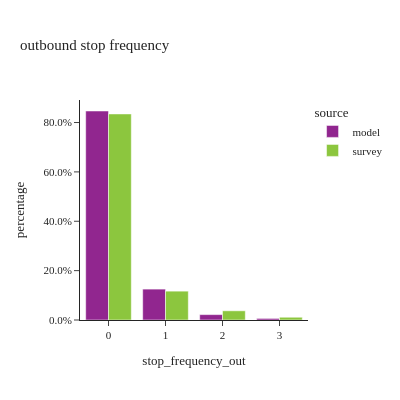
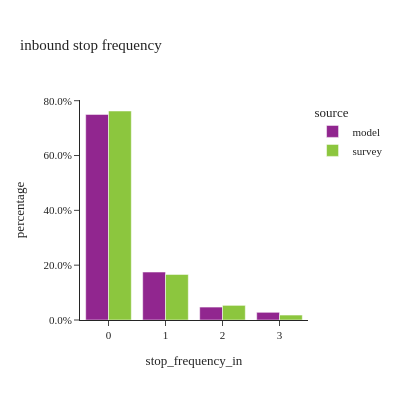

Notebook code cell kept with these figures, in order:
### Code cell
#| layout-ncol: 2



util.plot_share_barchart(tour_data, 'tour_weight', 'stop_frequency_out', title="outbound stop frequency", width=400)

util.plot_share_barchart(tour_data, 'tour_weight', 'stop_frequency_in', title="inbound stop frequency", width=400)

### Figure 1 — Plotly figure (JSON) as saved in the notebook; plotly's stock layout.template omitted (floating-point values rounded to 4 significant figures)
{"data": [{"alignmentgroup": "True", "customdata": [[4630470], [684382], [119221], [34718]], "hovertemplate": "source=model<br>stop_frequency_out=%{x}<br>percentage=%{y}<br>sample_size=%{customdata[0]}<extra></extra>", "legendgroup": "model", "marker": {"color": "#91268F", "pattern": {"shape": ""}}, "name": "model", "offsetgroup": "model", "orientation": "v", "showlegend": true, "textposition": "auto", "type": "bar", "x": ["0", "1", "2", "3"], "xaxis": "x", "y": [0.8467, 0.1251, 0.0218, 0.006348], "yaxis": "y"}, {"alignmentgroup": "True", "customdata": [[5179], [725], [231], [69]], "hovertemplate": "source=survey<br>stop_frequency_out=%{x}<br>percentage=%{y}<br>sample_size=%{customdata[0]}<extra></extra>", "legendgroup": "survey", "marker": {"color": "#8CC63E", "pattern": {"shape": ""}}, "name": "survey", "offsetgroup": "survey", "orientation": "v", "showlegend": true, "textposition": "auto", "type": "bar", "x": ["0", "1", "2", "3"], "xaxis": "x", "y": [0.8348, 0.1169, 0.03723, 0.01112], "yaxis": "y"}], "layout": {"barmode": "group", "height": 400, "legend": {"title": {"text": "source"}, "tracegroupgap": 0}, "title": {"text": "outbound stop frequency"}, "width": 400, "xaxis": {"anchor": "y", "domain": [0.0, 1.0], "title": {"text": "stop_frequency_out"}}, "yaxis": {"anchor": "x", "domain": [0.0, 1.0], "tickformat": ".1%", "title": {"text": "percentage"}}}}

### Figure 2 — Plotly figure (JSON) as saved in the notebook; plotly's stock layout.template omitted (floating-point values rounded to 4 significant figures)
{"data": [{"alignmentgroup": "True", "customdata": [[4101002], [956482], [257997], [153310]], "hovertemplate": "source=model<br>stop_frequency_in=%{x}<br>percentage=%{y}<br>sample_size=%{customdata[0]}<extra></extra>", "legendgroup": "model", "marker": {"color": "#91268F", "pattern": {"shape": ""}}, "name": "model", "offsetgroup": "model", "orientation": "v", "showlegend": true, "textposition": "auto", "type": "bar", "x": ["0", "1", "2", "3"], "xaxis": "x", "y": [0.7499, 0.1749, 0.04718, 0.02803], "yaxis": "y"}, {"alignmentgroup": "True", "customdata": [[4730], [1031], [331], [112]], "hovertemplate": "source=survey<br>stop_frequency_in=%{x}<br>percentage=%{y}<br>sample_size=%{customdata[0]}<extra></extra>", "legendgroup": "survey", "marker": {"color": "#8CC63E", "pattern": {"shape": ""}}, "name": "survey", "offsetgroup": "survey", "orientation": "v", "showlegend": true, "textposition": "auto", "type": "bar", "x": ["0", "1", "2", "3"], "xaxis": "x", "y": [0.7624, 0.1662, 0.05335, 0.01805], "yaxis": "y"}], "layout": {"barmode": "group", "height": 400, "legend": {"title": {"text": "source"}, "tracegroupgap": 0}, "title": {"text": "inbound stop frequency"}, "width": 400, "xaxis": {"anchor": "y", "domain": [0.0, 1.0], "title": {"text": "stop_frequency_in"}}, "yaxis": {"anchor": "x", "domain": [0.0, 1.0], "tickformat": ".1%", "title": {"text": "percentage"}}}}
